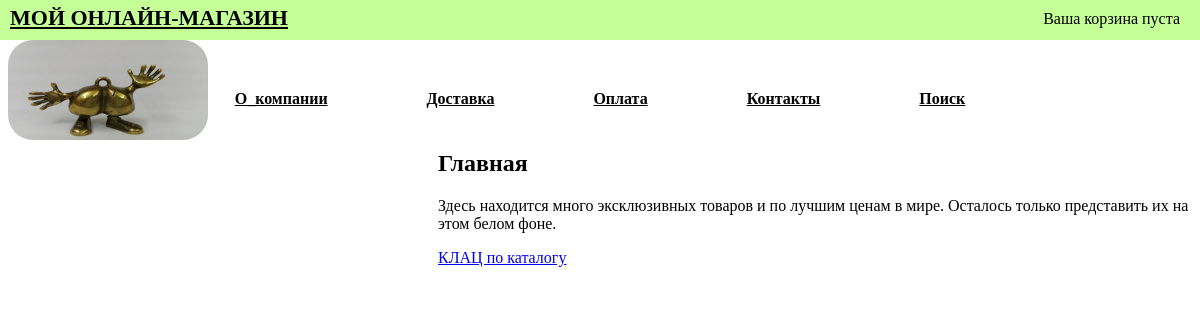
The page / on the database its author committed.
### main/models.py (models this page shows, shortened)
class Main(models.Model):
    class Meta():
        verbose_name = 'Главная'
        verbose_name_plural = 'Главная'
    title = models.CharField(max_length=50, verbose_name='Заголовок')
    content = models.TextField(blank=True, verbose_name='Текст')

### main/views.py (the view)
# urls.py: url(r'^$', show_main, name='MainPage'),
def show_main(request):
    main = Main.objects.all()
    return render(request, 'main/main.html', {
            'main': main,
    })

### cart/cart.py (called while the page is built)
    def __len__(self):
        return sum(item['quantity'] for item in self.cart.values())

### cart/context_processors.py (called while the page is built)
def cart(request):
    return {'cart': Cart(request)}

### templates/main/main.html (shortened to what this page needs)
{% extends 'catalog/base.html' %}
{% load static %}
{% block content %}
<body>
    <div class="information-block">
        {% for contact in main %}
        <h1 class="information-title"> {{ contact.title }}</h1>
        <div class="information-text">
            {{ contact.content }}
            <p><a href="{% url "catalog:MainCatalog" %}">КЛАЦ по каталогу</a></p>
        </div>
        {% endfor %}
    </div>
</body>
{% endblock %}

### catalog/static/css/style.css (style rules this page uses)
.information-block { margin-top: -10px; padding-left: 430px; }

### rows shown on the page
Main: title "Главная", content "Здесь находится много эксклюзивных товаров и по лучшим ценам в мире. Осталось только представить их на этом белом фоне."
